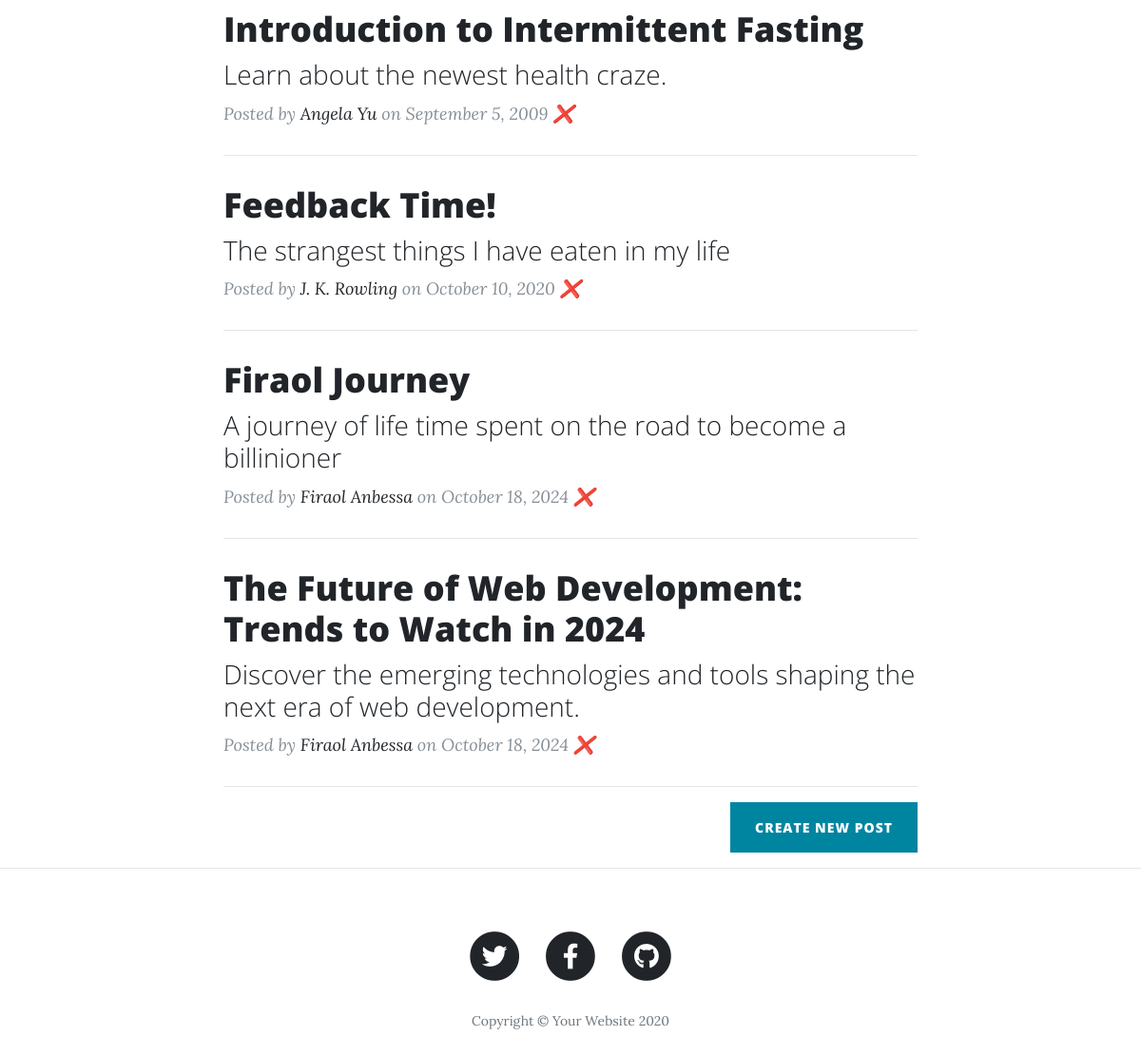
The app's page / (lower part), older data.
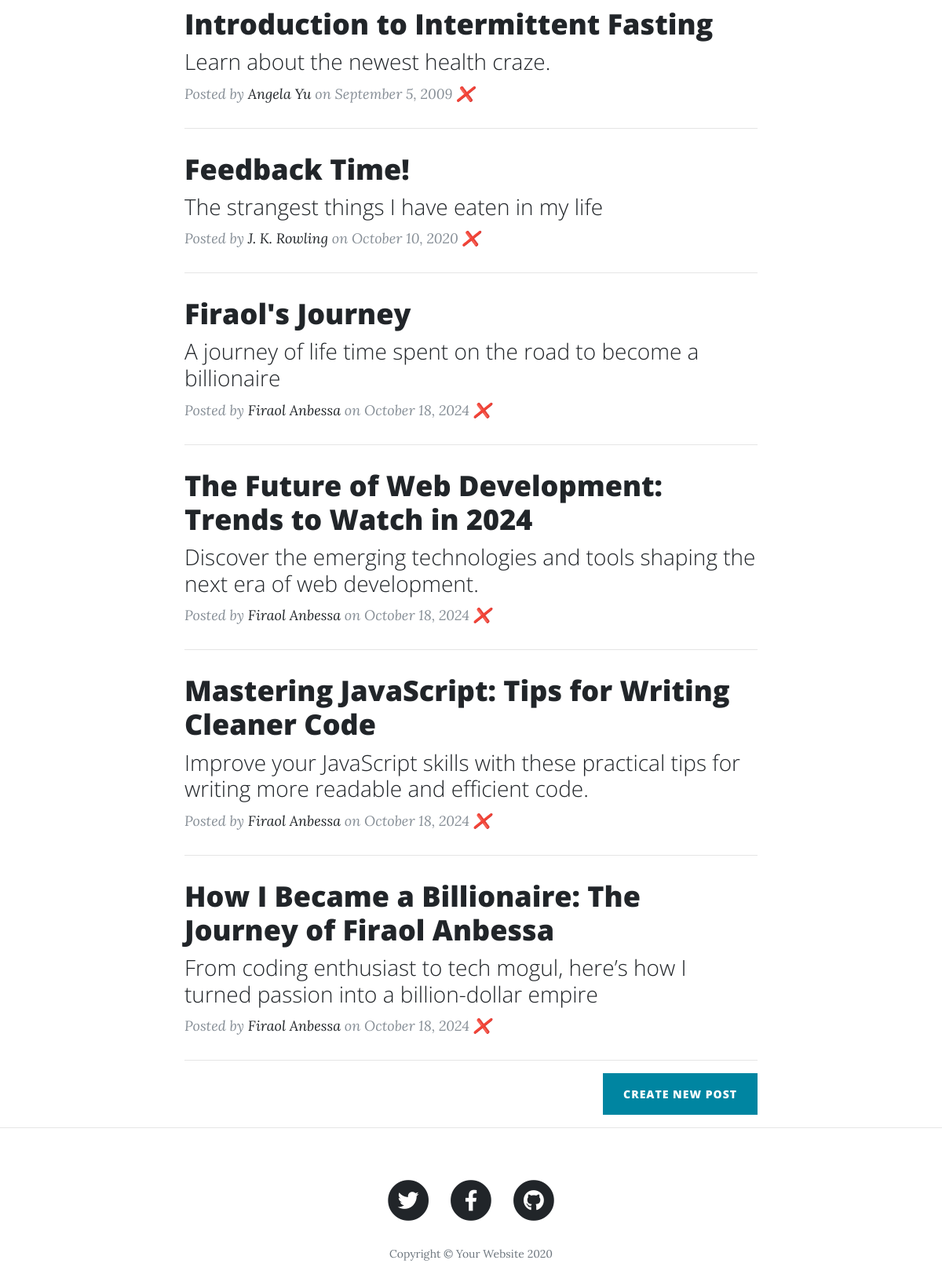
The same page, newer data.
### database.py (models this page shows, shortened)
class BlogPost(db.Model):
    id = db.Column(db.Integer, primary_key=True)
    title = db.Column(db.String(250), unique=True, nullable=False)
    subtitle = db.Column(db.String(250), nullable=False)
    date = db.Column(db.String(250), nullable=False)
    body = db.Column(db.Text, nullable=False)
    author = db.Column(db.String(250), nullable=False)
    img_url = db.Column(db.String(250), nullable=False)

### main.py (the view)
@app.route('/')
def get_all_posts():
    with App.app_context():
        posts = BlogPost.query.all()
    return render_template("index.html", all_posts=posts)

### templates/index.html (shortened to what this page needs)
{% include "header.html" %}
<div class="container">
    <div class="row">
        <div class="col-lg-8 col-md-10 mx-auto">
            {% for post in all_posts %}
            <div class="post-preview">
                <a href="{{ url_for('show_post', index=post.id) }}">
                    <h2 class="post-title">
                        {{post.title}}
                    </h2>
                    <h3 class="post-subtitle">
                        {{post.subtitle}}
                    </h3>
                </a>
                <p class="post-meta">Posted by
                    <a href="#">{{post.author}}</a>
                    on {{post.date}}
                <a href="{{url_for('delete_post',post_id=post.id)}}">❌</a>
                </p>
            </div>
            <hr>
            {% endfor %}
            <div class="clearfix">
                <a class="btn btn-primary float-right" href="{{ url_for('new_post') }}">Create New Post</a>
            </div>
        </div>
    </div>
</div>
<hr>
{% include "footer.html" %}

### templates/header.html (shortened to what this page needs)
<!DOCTYPE html>
<html lang="en">
<head>
  <link href="{{ url_for('static', filename='vendor/bootstrap/css/bootstrap.min.css') }}" rel="stylesheet">
  <link href="{{ url_for('static', filename='vendor/fontawesome-free/css/all.min.css')}}" rel="stylesheet" type="text/css">
  <link href="{{ url_for('static', filename='css/clean-blog.min.css')}}" rel="stylesheet">
</head>
<body>

### templates/footer.html (shortened to what this page needs)
  <footer>
    <div class="container">
      <div class="row">
        <div class="col-lg-8 col-md-10 mx-auto">
          <ul class="list-inline text-center">
            <li class="list-inline-item">
              <a href="#">
                <span class="fa-stack fa-lg">
                  <i class="fas fa-circle fa-stack-2x"></i>
                  <i class="fab fa-twitter fa-stack-1x fa-inverse"></i>
                </span>
              </a>
            </li>
            <li class="list-inline-item">
              <a href="#">
                <span class="fa-stack fa-lg">
                  <i class="fas fa-circle fa-stack-2x"></i>
                  <i class="fab fa-facebook-f fa-stack-1x fa-inverse"></i>
                </span>
              </a>
            </li>
            <li class="list-inline-item">
              <a href="#">
                <span class="fa-stack fa-lg">
                  <i class="fas fa-circle fa-stack-2x"></i>
                  <i class="fab fa-github fa-stack-1x fa-inverse"></i>
                </span>
              </a>
            </li>
          </ul>
          <p class="copyright text-muted">Copyright &copy; Your Website 2020</p>
        </div>
      </div>
    </div>
  </footer>
</body>
</html>

Row changes from the older to the newer data that the page shows:
changed BlogPost: title "Firaol Journey" → "Firaol's Journey"; subtitle "A journey of life time spent on the road to become a billinioner" → "A journey of life time spent on the road to become a billionaire"
added BlogPost: title "Mastering JavaScript: Tips for Writing Cleaner Code", subtitle "Improve your JavaScript skills with these practical tips for writing more readable and efficient code.", author "Firaol Anbessa", date "October 18, 2024"
added BlogPost: title "How I Became a Billionaire: The Journey of Firaol Anbessa", subtitle "From coding enthusiast to tech mogul, here’s how I turned passion into a billion-dollar empire", author "Firaol Anbessa", date "October 18, 2024"
